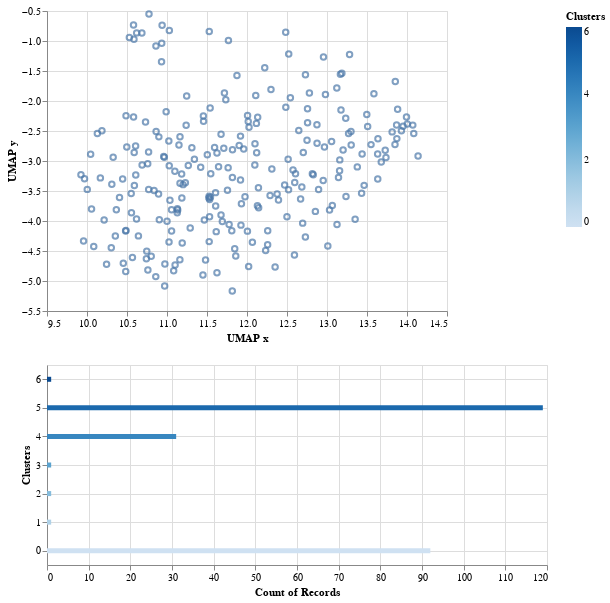

The code cell stored with this chart in its notebook:
### Markdown cell above
### Display tool!
**This is where our interaction is!**

### Code cell
scatter & hist

### Figure 1 — Vega-Lite specification as saved in the notebook (floating-point values rounded to 4 significant figures; data arrays with more than 128 entries replaced by an {"elided": "..."} marker saying what was removed)
{"config": {"view": {"continuousWidth": 400, "continuousHeight": 300}}, "vconcat": [{"mark": "point", "encoding": {"x": {"type": "quantitative", "field": "UMAP x", "scale": {"zero": false}}, "y": {"type": "quantitative", "field": "UMAP y", "scale": {"zero": false}}}}, {"mark": "bar", "encoding": {"color": {"type": "quantitative", "field": "Clusters"}, "x": {"type": "quantitative", "aggregate": "count"}, "y": {"type": "quantitative", "field": "Clusters"}}, "height": 200, "width": 500}], "data": {"name": "data-3940cff064c2f0084b16fc44855db42b"}, "$schema": "https://vega.github.io/schema/vega-lite/v4.8.1.json", "datasets": {"data-3940cff064c2f0084b16fc44855db42b": {"elided": "246 records"}}}
